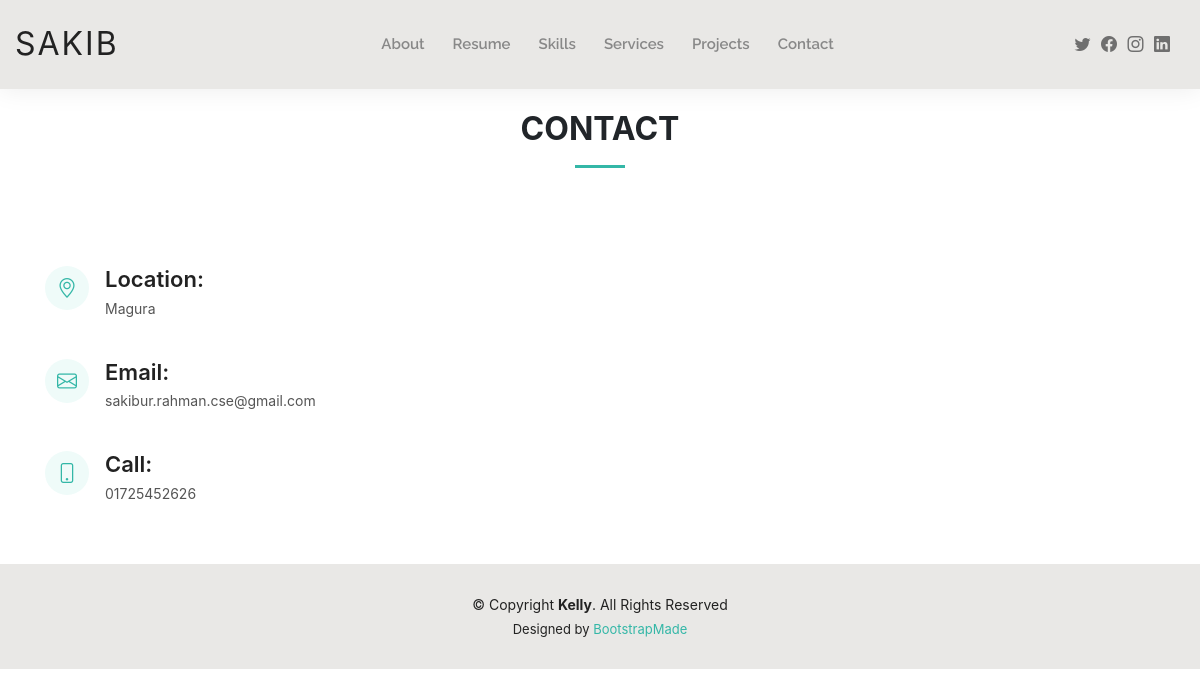
The page /sakib/contact on the database its author committed.
### pfapp/models.py (models this page shows, shortened)
class Profile(models.Model):
    user = models.OneToOneField(User, on_delete= models.CASCADE)
    birthday = models.DateField(blank=True,null=True,default=None)
    website = models.CharField(blank=True, null=True, max_length=250 , default= None)
    phone = models.CharField(blank=True, null=True, max_length=250)
    city = models.CharField(blank=True, null=True, max_length=250)
    age = models.IntegerField(blank=True, null=True)
    degree = models.CharField(blank=True, null=True, max_length=250)
    email = models.CharField(blank=True, null=True, max_length=250)
    profile_image = ResizedImageField(blank=True, null=True, size=[500, 300], quality=75, upload_to='img')

### pfapp/views.py (the view)
# urls.py: path('<name>/contact', contact,name='contact'),
def contact(request, name):
    user = User.objects.get(username=name)
    profile = Profile.objects.get(user = user)
    context = {'profile':profile}
    return render(request , 'contact.html',context)

### templates/contact.html (shortened to what this page needs)
{% extends 'base.html' %}
{% load static %}
{% block content %}
<main id="main">
    <section id="contact" class="contact">
      <div class="container" data-aos="fade-up">
        <div class="section-title">
          <h2>Contact</h2>
        </div>
        <div class="row mt-5">
          <div class="col-lg-4">
            <div class="info">
              <div class="address">
                <i class="bi bi-geo-alt"></i>
                <h4>Location:</h4>
                <p>{{profile.city}}</p>
              </div>
              <div class="email">
                <i class="bi bi-envelope"></i>
                <h4>Email:</h4>
                <p>{{profile.email}}</p>
              </div>
              <div class="phone">
                <i class="bi bi-phone"></i>
                <h4>Call:</h4>
                <p>{{profile.phone}}</p>
              </div>
            </div>
          </div>
        </div>
      </div>
    </section>
  </main>
{% endblock %}

### static/assets/css/style2.css (style rules this page uses)
body { font-family: "Open Sans", sans-serif; color: #444444; }
h1, h2, h3, h4, h5, h6 { font-family: "Raleway", sans-serif; }
#main { margin-top: 50px; }
section { padding: 60px 0; }
.section-title { text-align: center; padding-bottom: 30px; }
.section-title h2 { font-size: 32px; font-weight: bold; text-transform: uppercase; margin-bottom: 20px; padding-bottom: 20px; position: relative; }
.section-title h2::after { content: ''; position: absolute; display: block; width: 50px; height: 3px; background: #34b7a7; bottom: 0; left: calc(50% - 25px); }
.contact .info { width: 100%; background: #fff; }
.contact .info i { font-size: 20px; color: #34b7a7; float: left; width: 44px; height: 44px; background: #effbf9; display: flex; justify-content: center; align-items: center; border-radius: 50px; transition: all 0.3s ease-in-out; }
.contact .info h4 { padding: 0 0 0 60px; font-size: 22px; font-weight: 600; margin-bottom: 5px; color: #222222; }
.contact .info p { padding: 0 0 0 60px; margin-bottom: 0; font-size: 14px; color: #555555; }
.contact .info .email, .contact .info .phone { margin-top: 40px; }

### rows shown on the page
Profile: city "Magura", email "sakibur.rahman.cse@gmail.com", phone "01725452626"
